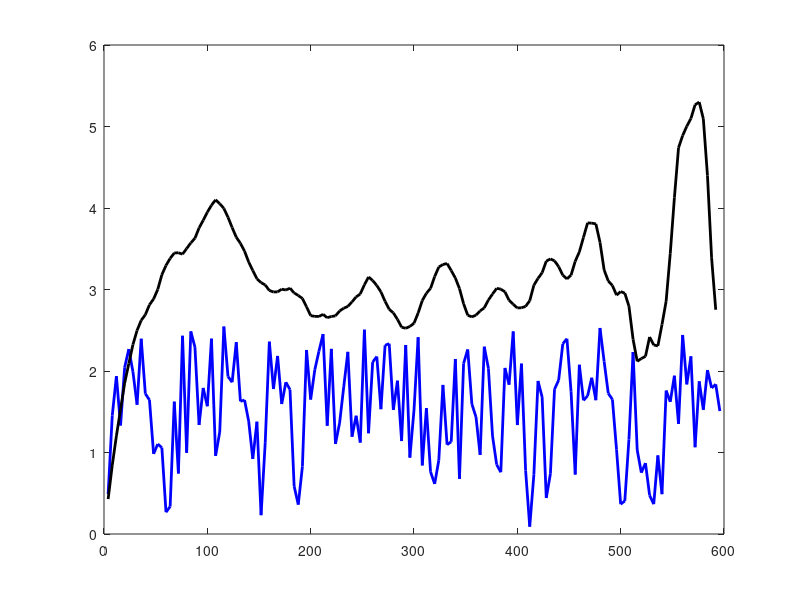

MATLAB code for this plot: (Note: this script raises an error after producing the figure.)
% Parameters
N = 1;            % Number of particles (reduced for plotting)
T = 149;          % Number of time steps
R = 1.6;          % Radius of sphere
stepSize = 0.7;   % Step size (comparable to R)
dt = 4.0;         % Time step

% Initialization
positions = zeros(N, 3, T);        % Store full trajectories
current_positions = zeros(N, 3);   % Current positions
msr = zeros(1, T);                 % mean-square radius <r^2(t)> (misnamed MSD before)

for t = 1:T
    % Generate random directions
    directions = randn(N, 3);
    directions = directions ./ vecnorm(directions, 2, 2); % Normalize
    steps = stepSize * directions;

    % Propose new positions
    new_positions = current_positions + steps;
    distances = vecnorm(new_positions, 2, 2);
    outside = distances > R;

    % Reflect particles back if outside the sphere
    for i = 1:N
        if outside(i)
            overshoot = distances(i) - R;
            unit_vec = new_positions(i,:) / distances(i);
            new_positions(i,:) = new_positions(i,:) - 2 * overshoot * unit_vec;
        end
    end

    % Update positions and store
    current_positions = new_positions;
    positions(:, :, t) = current_positions;

    % Compute mean-square radius <r^2(t)>
    msr(t) = mean(vecnorm(current_positions, 2, 2).^2);
end

% === Compute lag-MSD from stored trajectory (raw positions) ===
maxLag = T - 1;
lagMSD = zeros(1, maxLag);

for lag = 1:maxLag
    d2_all = [];  % collect all squared displacements for this lag
    for t0 = 1:(T - lag)
        dr = positions(:, :, t0 + lag) - positions(:, :, t0); % N x 3
        d2 = sum(dr.^2, 2);                                   % N x 1
        d2_all = [d2_all; d2];                                %#ok<AGROW>
    end
    lagMSD(lag) = mean(d2_all);
end

% === Plot mean-square radius and lag-MSD together ===
figure;
time = (1:T) * dt;
tau  = (1:maxLag) * dt;

plot(time, msr, 'b', 'LineWidth', 2); hold on;
plot(tau,  lagMSD, 'k', 'LineWidth', 2);

yline((3/5)*R^2, '--b', '<r^2> = (3/5)R^2');
yline((6/5)*R^2, '--k', 'MSD_\infty = (6/5)R^2');

xlabel('Time / Lag (s)');
ylabel('(\mum^2)');
legend('<r^2(t)> (mean-square radius)', 'Lag-MSD(\Delta)', 'Location', 'best');
title('Mean-square radius vs Lag-MSD inside a sphere');
grid on;

ylim([0 25])

% === Plot Trajectories ===
figure; hold on;
num_to_plot = min(10, N);
colors = lines(num_to_plot);

for i = 1:num_to_plot
    traj = squeeze(positions(i, :, :))';  % T x 3
    plot3(traj(:,1), traj(:,2), traj(:,3), 'Color', colors(i,:), 'LineWidth', 1.5);
end

% Draw boundary sphere
[Xs, Ys, Zs] = sphere(30);
surf(R*Xs, R*Ys, R*Zs, 'FaceAlpha', 0.05, 'EdgeColor', 'none');
axis equal;
xlabel('X'); ylabel('Y'); zlabel('Z');
title('Particle Trajectories Inside a Sphere');
grid on;
view(3);
